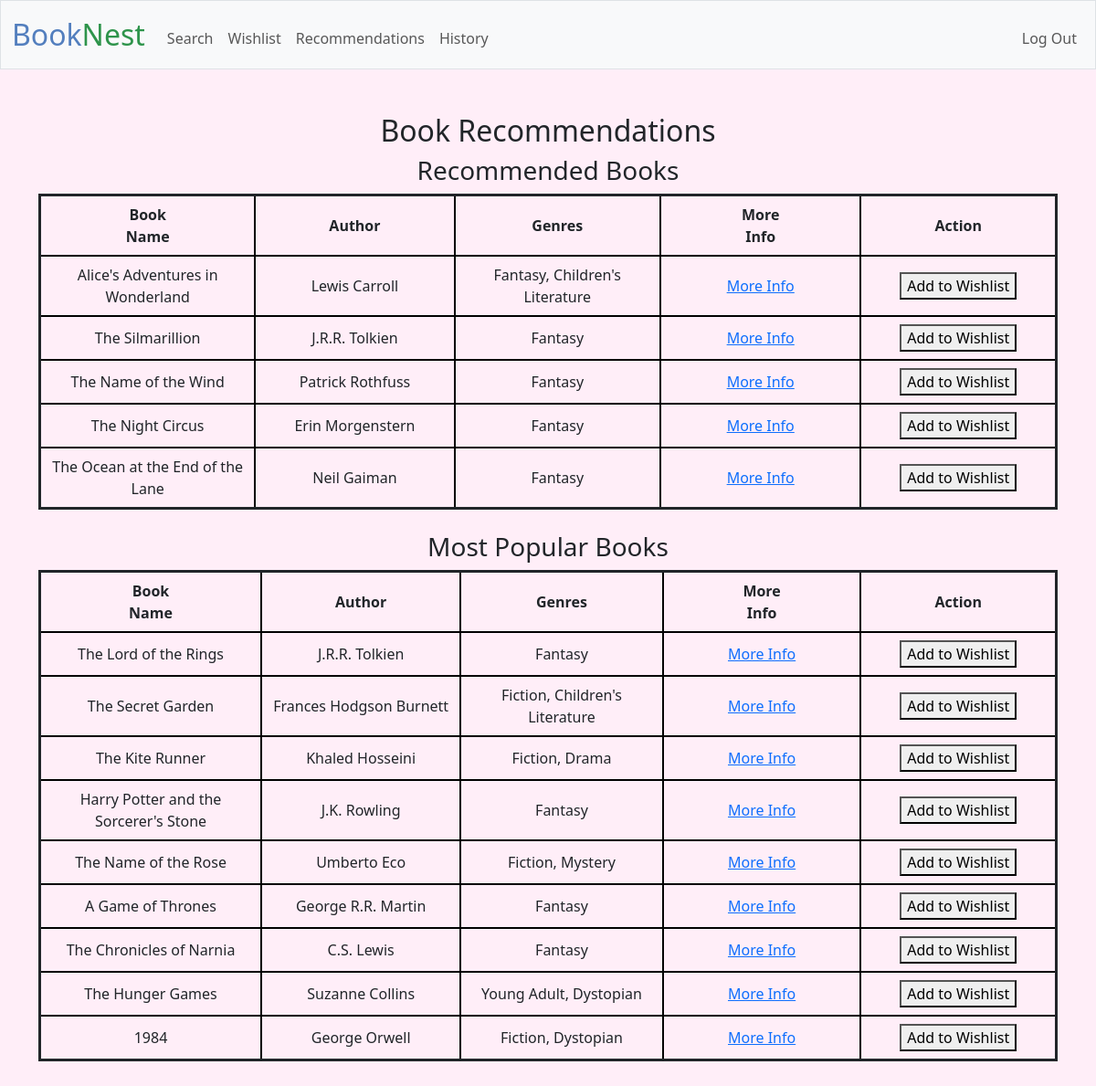
Page /recommendations (signed in) on the committed database.
### tables this page shows
CREATE TABLE "books" (
    id INTEGER PRIMARY KEY AUTOINCREMENT,
    title TEXT NOT NULL,
    author TEXT,
    genres TEXT,
    info_url TEXT
);

### app.py (the view)
@app.route('/recommendations')
@login_required
def recommendations():
    con = sqlite3.connect('booknest.db')
    cursor = con.cursor()
    cursor.execute("SELECT book_id FROM reading_history WHERE user_id = ? AND (feedback = 'Liked' OR feedback IS NULL)", (session["user_id"],))
    liked_books = cursor.fetchall()
    for liked_book in liked_books:
        cursor.execute("SELECT genres FROM books WHERE id = ?", (liked_book[0],))
        liked_genres = cursor.fetchone()[0].split(', ')
    cursor.execute("SELECT * FROM reading_history WHERE user_id = ?", (session["user_id"],))
    user_reading_history = cursor.fetchall()
    user_reading_ids = [row[2] for row in user_reading_history]
    recommended_books = []
    for genre in liked_genres:
        similar_books = search_books({"genre": genre})
        for book in similar_books:
            if book not in recommended_books and book[0] not in user_reading_ids:
                recommended_books.append(book)
    cursor.execute("SELECT book_id, COUNT(*) as cnt FROM reading_history GROUP BY book_id ORDER BY cnt DESC LIMIT 10")
    popular_books_data = cursor.fetchall()
    popular_books = []
    for popular_book_data in popular_books_data:
        cursor.execute("SELECT * FROM books WHERE id = ?", (popular_book_data[0],))
        popular_book = cursor.fetchone()
        popular_books.append(popular_book)
    cursor.close()
    con.close()
    return render_template('recommendations.html', recommended_books=recommended_books, popular_books=popular_books)

### app.py (called while the page is built)
@app.after_request
def after_request(response):
    response.headers["Cache-Control"] = "no-cache, no-store, must-revalidate"
    response.headers["Expires"] = 0
    response.headers["Pragma"] = "no-cache"
    return response

def search_books(user_preferences):
    con = sqlite3.connect('booknest.db')
    cursor = con.cursor()
    query = "SELECT * FROM books WHERE"
    params = []
    if user_preferences.get("title"):
        query += " title LIKE ? AND"
        params.append('%' + user_preferences["title"] + '%')
    if user_preferences.get("genre"):
        query += " genres LIKE ? AND"
        params.append('%' + user_preferences["genre"] + '%')
    if user_preferences.get("author"):
        query += " author LIKE ? AND"
        params.append('%' + user_preferences["author"] + '%')
    query = query[:-4]
    cursor.execute(query, params)
    found_books = cursor.fetchall()
    cursor.close()
    con.close()
    return found_books

### utilities.py (called while the page is built)
def login_required(f):
    @wraps(f)
    def decorated_function(*args, **kwargs):
        if session.get("user_id") is None:
            return redirect("/login")
        return f(*args, **kwargs)
    return decorated_function

### templates/recommendations.html (shortened to what this page needs)
{% extends "layout.html" %}
{% block body_class %}
    recommendations-page
{% endblock %}
{% block main %}
    <h2>Book Recommendations</h2>
    <h3>Recommended Books</h3>
    {% if recommended_books %}
        <table>
            <thead>
                <tr>
                    <th>Book Name</th>
                    <th>Author</th>
                    <th>Genres</th>
                    <th>More Info</th>
                    <th>Action</th>
                </tr>
            </thead>
            <tbody>
                {% for book in recommended_books %}
                    <tr>
                        <td>{{ book[1] }}</td>
                        <td>{{ book[2] }}</td>
                        <td>{{ book[3] }}</td>
                        <td><a href="{{ book[4] }}" target="_blank">More Info</a></td>
                        <td>
                            <form action="/add_to_wishlist" method="post">
                                <button type="submit">Add to Wishlist</button>
                            </form>
                        </td>
                    </tr>
                {% endfor %}
            </tbody>
        </table>
    {% else %}
        <p>No recommendations available.</p>
    {% endif %}
    <br>
    <h3>Most Popular Books</h3>
    <table>
        <thead>
            <tr>
                <th>Book Name</th>
                <th>Author</th>
                <th>Genres</th>
                <th>More Info</th>
                <th>Action</th>
            </tr>
        </thead>
        <tbody>
            {% for book in popular_books %}
                <tr>
                    <td>{{ book[1] }}</td>
                    <td>{{ book[2] }}</td>
                    <td>{{ book[3] }}</td>
                    <td><a href="{{ book[4] }}" target="_blank">More Info</a></td>
                    <td>
                        <form action="/add_to_wishlist" method="post">
                            <button type="submit">Add to Wishlist</button>
                        </form>
                    </td>
                </tr>
            {% endfor %}
        </tbody>
    </table>
{% endblock %}

### static/styles.css (style rules this page uses)
body.recommendations-page { background-color: #ffeef8; }
table { margin-left: auto; margin-right: auto; border-collapse: collapse; border: solid; }
td, th { padding: 0.5rem; border: 2px solid black; }
th { padding-left: 5rem; padding-right: 5rem; }
tr { border: 1px solid black; }

### rows in the picture
books: title "Alice's Adventures in Wonderland", author "Lewis Carroll", genres "Fantasy, Children's Literature"
books: title "The Silmarillion", author "J.R.R. Tolkien", genres "Fantasy"
books: title "The Name of the Wind", author "Patrick Rothfuss", genres "Fantasy"
books: title "The Night Circus", author "Erin Morgenstern", genres "Fantasy"
books: title "The Ocean at the End of the Lane", author "Neil Gaiman", genres "Fantasy"
books: title "The Lord of the Rings", author "J.R.R. Tolkien", genres "Fantasy"
books: title "The Secret Garden", author "Frances Hodgson Burnett", genres "Fiction, Children's Literature"
books: title "The Kite Runner", author "Khaled Hosseini", genres "Fiction, Drama"
books: title "Harry Potter and the Sorcerer's Stone", author "J.K. Rowling", genres "Fantasy"
books: title "The Name of the Rose", author "Umberto Eco", genres "Fiction, Mystery"
books: title "A Game of Thrones", author "George R.R. Martin", genres "Fantasy"
books: title "The Chronicles of Narnia", author "C.S. Lewis", genres "Fantasy"
books: title "The Hunger Games", author "Suzanne Collins", genres "Young Adult, Dystopian"
books: title "1984", author "George Orwell", genres "Fiction, Dystopian"
